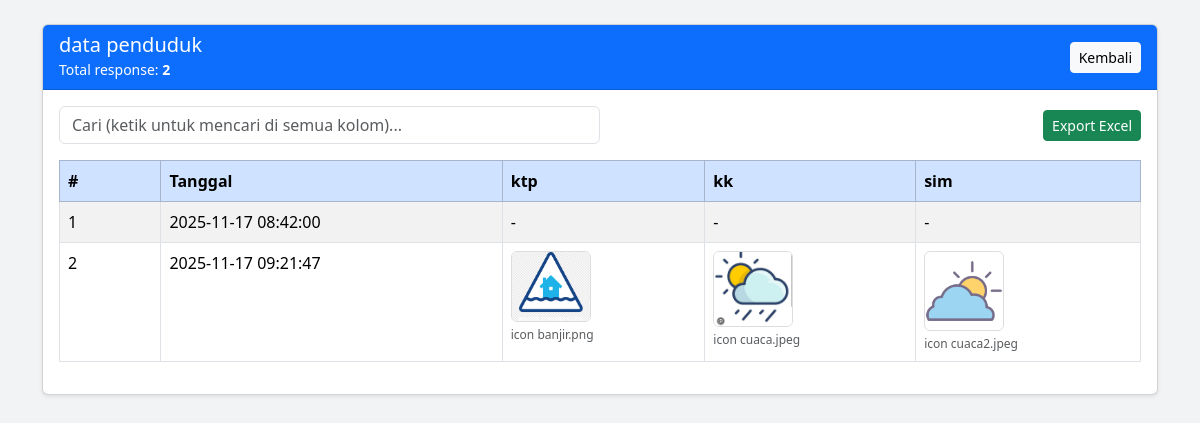
/admin/view_response.php?key=2162ead96846c0d7a66da67a045c2e09 (signed in), run on the app's committed database.
### tables this page shows
CREATE TABLE `forms` (
  `id` int NOT NULL,
  `title` varchar(255) DEFAULT NULL,
  `description` text,
  `created_at` timestamp NOT NULL DEFAULT CURRENT_TIMESTAMP,
  `allow_attachments` tinyint(1) NOT NULL DEFAULT '0',
  `public_key` varchar(64) NOT NULL
);

CREATE TABLE `questions` (
  `id` int NOT NULL,
  `form_id` int DEFAULT NULL,
  `question` text,
  `type` enum('text','textarea','number','date','radio','checkbox','select','file') NOT NULL,
  `options` text
);

CREATE TABLE `responses` (
  `id` int NOT NULL,
  `form_id` int DEFAULT NULL,
  `created_at` timestamp NOT NULL DEFAULT CURRENT_TIMESTAMP
);

CREATE TABLE `response_files` (
  `id` int NOT NULL,
  `response_id` int DEFAULT NULL,
  `question_id` int DEFAULT NULL,
  `filename` varchar(255) DEFAULT NULL,
  `original_name` varchar(255) DEFAULT NULL,
  `mime_type` varchar(100) DEFAULT NULL,
  `size` int DEFAULT NULL,
  `created_at` timestamp NOT NULL DEFAULT CURRENT_TIMESTAMP
);

### admin/view_response.php (the view, shortened to what this page needs)
<?php
require '../config.php';
$form = null;
$form_id = 0;
if (!empty($_GET['key'])) {
    $stmt = $pdo->prepare("SELECT * FROM forms WHERE public_key = ?");
    $stmt->execute([$_GET['key']]);
    $form = $stmt->fetch();
    if ($form) $form_id = $form['id'];
} elseif (!empty($_GET['id'])) {
    $form_id = (int) $_GET['id'];
    $stmt = $pdo->prepare("SELECT * FROM forms WHERE id = ?");
    $stmt->execute([$form_id]);
    $form = $stmt->fetch();
} elseif (!empty($_GET['form'])) {
    $form_id = (int) $_GET['form'];
    $stmt = $pdo->prepare("SELECT * FROM forms WHERE id = ?");
    $stmt->execute([$form_id]);
    $form = $stmt->fetch();
}
$q = $pdo->prepare("SELECT * FROM questions WHERE form_id = ? ORDER BY id ASC");
$q->execute([$form_id]);
$questions = $q->fetchAll();
$r = $pdo->prepare("SELECT * FROM responses WHERE form_id = ? ORDER BY id ASC");
$r->execute([$form_id]);
$responses = $r->fetchAll();
$ansStmt     = $pdo->prepare("SELECT answer FROM response_answers WHERE response_id = ? AND question_id = ?");
$fileByQStmt = $pdo->prepare("SELECT * FROM response_files WHERE response_id = ? AND question_id = ?");
?>
<!DOCTYPE html>
<html lang="id">
<head>
<link href="https://cdn.jsdelivr.net/npm/bootstrap@5.3.3/dist/css/bootstrap.min.css" rel="stylesheet">
<link href="https://cdn.jsdelivr.net/npm/bootstrap-icons@1.11.1/font/bootstrap-icons.css" rel="stylesheet">
</head>
<body>
<div class="container py-4">
    <div class="card shadow-sm">
        <div class="card-header bg-primary text-white d-flex justify-content-between align-items-center">
            <div>
                <h5 class="mb-0"><?= htmlspecialchars($form['title']) ?></h5>
                <small>Total response: <b><?= count($responses) ?></b></small>
            </div>
            <div>
                <a href="dashboard.php" class="btn btn-light btn-sm">Kembali</a>
            </div>
        </div>
        <div class="card-body">
            <?php if (empty($responses)): ?>
                <div class="alert alert-info mb-0">Belum ada response.</div>
            <?php else: ?>
            <div class="d-flex justify-content-between mb-3 search-row">
                <div class="w-50">
                    <input id="search" type="search" class="form-control" placeholder="Cari (ketik untuk mencari di semua kolom)...">
                </div>
                <div class="d-flex gap-2">
                    <a href="export_excel.php?form=<?= $form_id ?>" class="btn btn-success btn-sm">Export Excel</a>
                </div>
            </div>
            <div class="table-scroll">
                <table id="responsesTable" class="table table-bordered table-striped">
                    <thead class="table-primary">
                        <tr>
                            <th style="min-width:50px">#</th>
                            <th style="min-width:160px">Tanggal</th>
                            <?php foreach ($questions as $qrow): ?>
                                <th><?= htmlspecialchars($qrow['question']) ?></th>
                            <?php endforeach; ?>
                        </tr>
                    </thead>
                    <tbody>
                        <?php foreach ($responses as $i => $res): ?>
                            <tr>
                                <td><?= $i+1 ?></td>
                                <td><?= htmlspecialchars($res['created_at']) ?></td>
                                <?php foreach ($questions as $qrow): ?>
                                    <td>
                                        <?php
                                        if ($qrow['type'] === 'file') {
                                            $fileByQStmt->execute([$res['id'], $qrow['id']]);
                                            $filesQ = $fileByQStmt->fetchAll();
                                            if ($filesQ) {
                                                foreach ($filesQ as $f) {
                                                    $fileUrl  = "../uploads/" . rawurlencode($f['filename']);
                                                    $origName = htmlspecialchars($f['original_name']);
                                                    $ext      = strtolower(pathinfo($f['filename'], PATHINFO_EXTENSION));
                                                    if (in_array($ext, ['jpg','jpeg','png','gif','webp'])) {
                                                        echo '<a href="'.$fileUrl.'" target="_blank">';
                                                        echo '<img src="'.$fileUrl.'" alt="'.$origName.'" class="file-preview-img">';
                                                        echo '</a>';
                                                        echo '<div class="file-name text-muted">'.$origName.'</div>';
                                                    } elseif ($ext === 'pdf') {
                                                        echo '<a href="'.$fileUrl.'" target="_blank">';
                                                        echo '<embed src="'.$fileUrl.'" type="application/pdf" class="file-preview-pdf">';
                                                        echo '</a>';
                                                        echo '<div class="file-name text-muted">'.$origName.'</div>';
                                                    } else {
                                                        echo '<div class="mb-1">';
                                                        echo '<i class="bi bi-file-earmark-text"></i> ';
                                                        echo '<a href="'.$fileUrl.'" target="_blank">'.$origName.'</a>';
                                                        echo '</div>';
                                                    }
                                                }
                                            } else {
                                                echo "-";
                                            }
                                        } else {
                                            $ansStmt->execute([$res['id'], $qrow['id']]);
                                            $answer = $ansStmt->fetchColumn() ?: "";
                                            echo nl2br(htmlspecialchars($answer));
                                        }
                                        ?>
                                    </td>
                                <?php endforeach; ?>
                            </tr>
                        <?php endforeach; ?>
                    </tbody>
                </table>
            </div>
            <?php endif; ?>
        </div>
    </div>
</div>
</body>
</html>

### admin/view_response.php (style rules this page uses)
body { background:#f1f3f4; }
.table-scroll { overflow-x:auto; }
table th, table td { vertical-align: top; white-space: normal; }
.search-row { gap:10px; align-items:center; }
.file-preview-img { max-width:80px; max-height:80px; object-fit:cover; border-radius:6px; border:1px solid #ddd; display:block; margin-bottom:4px; }
.file-name { font-size:12px; }

### data on the page
forms: title "data penduduk"
questions: question "ktp"
questions: question "kk"
questions: question "sim"
responses: created_at "2025-11-17 08:42:00"
responses: created_at "2025-11-17 09:21:47"
response_files: filename (picture), original_name "icon banjir.png"
response_files: filename (picture), original_name "icon cuaca.jpeg"
response_files: filename (picture), original_name "icon cuaca2.jpeg"

### other printed values
count($responses) "2"
